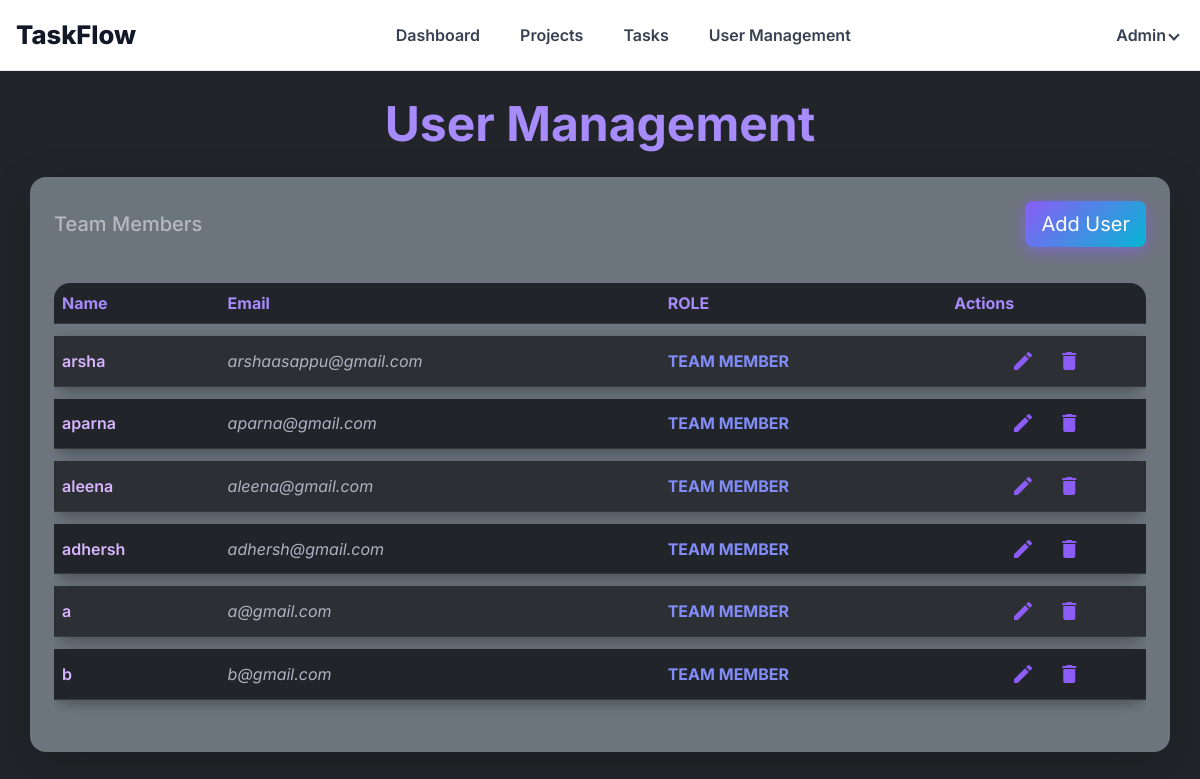
Page /admin_user_manage/ on the committed database.
### taskflowapp/models.py (models this page shows, shortened)
class User(models.Model):
    full_name = models.CharField(max_length=100)
    email = models.EmailField(unique=True)
    password = models.CharField(max_length=128)
    role = models.CharField(max_length=20)
    profile_picture = models.ImageField(upload_to='profile_pics/', blank=True, null=True)  # ✅ Add this

### taskflowapp/views.py (the view, shortened to what this page needs)
# urls.py: path('admin_user_manage/',views.admin_user_manage,name='admin_user_manage_page'),
def admin_user_manage(request):
    users = User.objects.all()
    return render(request, 'admin_user_management_page.html', {'users': users})

### taskflowapp/templates/admin_user_management_page.html (shortened to what this page needs)
{% load static %}
<!DOCTYPE html>
<html lang="en">
<head>
  <link href="https://cdn.jsdelivr.net/npm/bootstrap@5.3.0/dist/css/bootstrap.min.css" rel="stylesheet" />
  <link rel="stylesheet" href="{% static 'CSS/ad_user_manage.css' %}" />
</head>
<body class="bg-dark text-light">
  <header role="banner">
    <div class="logo" aria-label="Project Task Management Logo" tabindex="0">TaskFlow</div>
    <nav class="custom-nav" role="navigation" aria-label="Main navigation">
      <ul>
        <li><a href="{% url 'admin_dashboard'%}" aria-current="page">Dashboard</a></li>
        <li><a href="{% url 'admin_project_page'%}">Projects</a></li>
        <li><a href="{% url 'admin_task_page'%}">Tasks</a></li>
        <li><a href="{% url 'admin_user_manage_page'%}">User Management</a></li>
      </ul>
    </nav>
    <div class="profile-menu" tabindex="0">
      <button class="profile-button" aria-haspopup="true" aria-expanded="false" aria-controls="profile-menu">
        Admin <span class="profile-arrow"></span>
      </button>
    </div>
  </header>
  <h1 class="display-5 fw-bold text-purple text-center my-4">User Management</h1>
  <main class="container bg-secondary rounded-4 p-4 shadow-lg">
    <div class="d-flex justify-content-between align-items-center mb-4 flex-wrap gap-3">
      <h2 class="h5 text-white-50 m-0">Team Members</h2>
      <button type="button" class="btn btn-gradient btn-lg" data-bs-toggle="modal" data-bs-target="#userModal" id="openAddUserBtn">
        Add User
      </button>
    </div>
    <div class="table-responsive">
      <table class="table table-dark table-striped align-middle rounded-3 user-table">
        <thead>
          <tr>
            <th class="text-purple">Name</th>
            <th class="text-purple">Email</th>
            <th class="text-purple text-uppercase">Role</th>
            <th class="text-purple">Actions</th>
          </tr>
        </thead>
        <tbody id="userTableBody">
          {% for user in users %}
          <tr>
            <td class="fw-semibold text-purple">{{ user.full_name }}</td>
            <td class="fst-italic text-white-50">{{ user.email }}</td>
            <td class="text-uppercase text-info fw-bold">{{ user.role }}</td>
            <td class="text-center">
              <button
                class="btn btn-icon btn-icon-edit me-2"
                data-bs-toggle="modal"
                data-bs-target="#userModal"
                data-user-id="{{ user.id }}"
                data-user-name="{{ user.full_name }}"
                data-user-email="{{ user.email }}"
                data-user-role="{{ user.role }}"
              >
                <span class="material-icons">edit</span>
              </button>
              <a href="{% url 'delete_user' user.id %}" onclick="return confirm('Are you sure you want to delete this user?');" class="btn btn-icon btn-icon-delete">
                <span class="material-icons">delete</span>
              </a>
            </td>
          </tr>
          {% endfor %}
        </tbody>
      </table>
    </div>
  </main>
</body>
</html>

### taskflowapp/static/CSS/ad_user_manage.css (style rules this page uses)
body { font-family: 'Inter', sans-serif !important; }
.text-purple { color: #a78bfa !important; }
.btn-gradient { background: linear-gradient(135deg, #8b5cf6, #06b6d4); border: none; color: white !important; box-shadow: 0 4px 16px rgba(139, 92, 246, 0.6); transition: transform 0.3s ease, box-shadow 0.3s ease; }
.user-table { border-collapse: separate !important; border-spacing: 0 0.75rem !important; }
.user-table thead tr th:first-child { border-top-left-radius: 1rem; }
.user-table thead tr th:last-child { border-top-right-radius: 1rem; }
.user-table tbody tr { border-radius: 1rem; transition: background-color 0.3s ease; background-color: #2a2a42 !important; box-shadow: 0 4px 12px rgba(0,0,0,0.3); }
.user-table tbody td.fw-semibold { color: #d8b4fe !important; }
.user-table tbody td.text-info { color: #818cf8 !important; }
.user-table tbody td.fst-italic { color: #b0b0c3 !important; }
.btn-icon { background: transparent; border: none; color: #8b5cf6; padding: 0.3rem; border-radius: 50%; transition: background-color 0.25s ease; display: inline-flex; align-items: center; justify-content: center; }
.btn-icon-edit { font-size: 1.3rem; }
.btn-icon-delete { font-size: 1.3rem; }
.table-dark thead th.text-purple { color: #a78bfa !important; user-select: none; }
header { display: flex; justify-content: space-between; align-items: center; background: white; padding: 1rem; border-bottom: 1px solid #e5e7eb; position: sticky; top: 0; z-index: 1000; }
.logo { font-weight: 800; font-size: 1.6rem; color: #111827; }
nav ul { display: flex; gap: 1.5rem; list-style: none; margin: 0; padding: 0; }
nav li a { font-weight: 600; font-size: 1rem; color: #374151; padding: 0.25rem 0.5rem; border-radius: 0.375rem; transition: background-color 0.3s ease; }
.profile-menu { position: relative; }
.profile-button { background: none; border: none; font-weight: 600; font-size: 1rem; color: #374151; display: flex; align-items: center; cursor: pointer; }
.profile-arrow { border: solid #374151; border-width: 0 2px 2px 0; display: inline-block; padding: 3px; transform: rotate(45deg); margin-left: 0.25rem; }
a { color: #2563eb; text-decoration: none; transition: color 0.3s ease; }

### rows in the picture
User: full_name "arsha", email "arshaasappu@gmail.com", role "TEAM MEMBER"
User: full_name "aparna", email "aparna@gmail.com", role "TEAM MEMBER"
User: full_name "aleena", email "aleena@gmail.com", role "TEAM MEMBER"
User: full_name "adhersh", email "adhersh@gmail.com", role "TEAM MEMBER"
User: full_name "a", email "a@gmail.com", role "TEAM MEMBER"
User: full_name "b", email "b@gmail.com", role "TEAM MEMBER"
